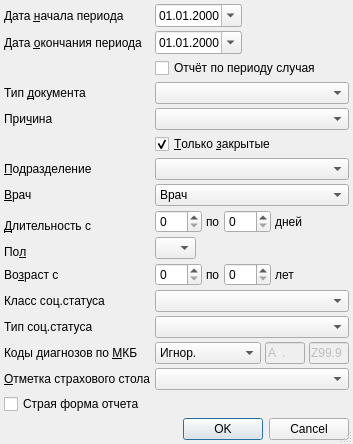
<?xml version="1.0" encoding="UTF-8"?>
<ui version="4.0">
 <class>TempInvalidSetupDialog</class>
 <widget class="QDialog" name="TempInvalidSetupDialog">
  <property name="windowModality">
   <enum>Qt::ApplicationModal</enum>
  </property>
  <property name="geometry">
   <rect>
    <x>0</x>
    <y>0</y>
    <width>346</width>
    <height>420</height>
   </rect>
  </property>
  <property name="windowTitle">
   <string>параметры отчёта</string>
  </property>
  <property name="sizeGripEnabled">
   <bool>true</bool>
  </property>
  <layout class="QGridLayout">
   <property name="margin">
    <number>4</number>
   </property>
   <property name="spacing">
    <number>4</number>
   </property>
   <item row="8" column="0" rowspan="2">
    <widget class="QLabel" name="lblDuration">
     <property name="text">
      <string>&amp;Длительность с</string>
     </property>
     <property name="buddy">
      <cstring>edtDurationFrom</cstring>
     </property>
    </widget>
   </item>
   <item row="8" column="1" colspan="2">
    <widget class="QFrame" name="frmDuration">
     <property name="frameShape">
      <enum>QFrame::NoFrame</enum>
     </property>
     <property name="frameShadow">
      <enum>QFrame::Raised</enum>
     </property>
     <layout class="QHBoxLayout">
      <property name="spacing">
       <number>4</number>
      </property>
      <property name="margin">
       <number>0</number>
      </property>
      <item>
       <widget class="QSpinBox" name="edtDurationFrom">
        <property name="sizePolicy">
         <sizepolicy hsizetype="Preferred" vsizetype="Fixed">
          <horstretch>0</horstretch>
          <verstretch>0</verstretch>
         </sizepolicy>
        </property>
        <property name="maximum">
         <number>366</number>
        </property>
       </widget>
      </item>
      <item>
       <widget class="QLabel" name="lblDurationTo">
        <property name="text">
         <string>по</string>
        </property>
        <property name="buddy">
         <cstring>edtDurationTo</cstring>
        </property>
       </widget>
      </item>
      <item>
       <widget class="QSpinBox" name="edtDurationTo">
        <property name="sizePolicy">
         <sizepolicy hsizetype="Preferred" vsizetype="Fixed">
          <horstretch>0</horstretch>
          <verstretch>0</verstretch>
         </sizepolicy>
        </property>
        <property name="maximum">
         <number>366</number>
        </property>
       </widget>
      </item>
      <item>
       <widget class="QLabel" name="lblDurationDays">
        <property name="text">
         <string>дней</string>
        </property>
        <property name="buddy">
         <cstring>edtDurationTo</cstring>
        </property>
       </widget>
      </item>
      <item>
       <spacer>
        <property name="orientation">
         <enum>Qt::Horizontal</enum>
        </property>
        <property name="sizeHint" stdset="0">
         <size>
          <width>21</width>
          <height>20</height>
         </size>
        </property>
       </spacer>
      </item>
     </layout>
    </widget>
   </item>
   <item row="9" column="1" rowspan="2" colspan="2">
    <widget class="QFrame" name="frmSex">
     <property name="frameShape">
      <enum>QFrame::NoFrame</enum>
     </property>
     <property name="frameShadow">
      <enum>QFrame::Raised</enum>
     </property>
     <layout class="QHBoxLayout">
      <property name="spacing">
       <number>4</number>
      </property>
      <property name="margin">
       <number>0</number>
      </property>
      <item>
       <widget class="QComboBox" name="cmbSex">
        <item>
         <property name="text">
          <string/>
         </property>
        </item>
        <item>
         <property name="text">
          <string>М</string>
         </property>
        </item>
        <item>
         <property name="text">
          <string>Ж</string>
         </property>
        </item>
       </widget>
      </item>
      <item>
       <spacer>
        <property name="orientation">
         <enum>Qt::Horizontal</enum>
        </property>
        <property name="sizeHint" stdset="0">
         <size>
          <width>21</width>
          <height>20</height>
         </size>
        </property>
       </spacer>
      </item>
     </layout>
    </widget>
   </item>
   <item row="11" column="1" colspan="2">
    <widget class="QFrame" name="frmAge">
     <property name="frameShape">
      <enum>QFrame::NoFrame</enum>
     </property>
     <property name="frameShadow">
      <enum>QFrame::Raised</enum>
     </property>
     <layout class="QHBoxLayout">
      <property name="spacing">
       <number>4</number>
      </property>
      <property name="margin">
       <number>0</number>
      </property>
      <item>
       <widget class="QSpinBox" name="edtAgeFrom">
        <property name="sizePolicy">
         <sizepolicy hsizetype="Preferred" vsizetype="Fixed">
          <horstretch>0</horstretch>
          <verstretch>0</verstretch>
         </sizepolicy>
        </property>
        <property name="maximum">
         <number>150</number>
        </property>
       </widget>
      </item>
      <item>
       <widget class="QLabel" name="lblAgeTo">
        <property name="text">
         <string>по</string>
        </property>
        <property name="buddy">
         <cstring>edtAgeTo</cstring>
        </property>
       </widget>
      </item>
      <item>
       <widget class="QSpinBox" name="edtAgeTo">
        <property name="sizePolicy">
         <sizepolicy hsizetype="Preferred" vsizetype="Fixed">
          <horstretch>0</horstretch>
          <verstretch>0</verstretch>
         </sizepolicy>
        </property>
        <property name="maximum">
         <number>150</number>
        </property>
       </widget>
      </item>
      <item>
       <widget class="QLabel" name="lblAgeYears">
        <property name="text">
         <string>лет</string>
        </property>
        <property name="buddy">
         <cstring>edtAgeTo</cstring>
        </property>
       </widget>
      </item>
      <item>
       <spacer>
        <property name="orientation">
         <enum>Qt::Horizontal</enum>
        </property>
        <property name="sizeHint" stdset="0">
         <size>
          <width>21</width>
          <height>20</height>
         </size>
        </property>
       </spacer>
      </item>
     </layout>
    </widget>
   </item>
   <item row="15" column="1" colspan="2">
    <widget class="QFrame" name="frmMKB">
     <property name="frameShape">
      <enum>QFrame::NoFrame</enum>
     </property>
     <property name="frameShadow">
      <enum>QFrame::Raised</enum>
     </property>
     <layout class="QGridLayout">
      <property name="horizontalSpacing">
       <number>4</number>
      </property>
      <property name="verticalSpacing">
       <number>0</number>
      </property>
      <property name="margin">
       <number>0</number>
      </property>
      <item row="0" column="0">
       <widget class="QComboBox" name="cmbMKBFilter">
        <item>
         <property name="text">
          <string>Игнор.</string>
         </property>
        </item>
        <item>
         <property name="text">
          <string>Интервал</string>
         </property>
        </item>
        <item>
         <property name="text">
          <string>Без диагноза</string>
         </property>
        </item>
       </widget>
      </item>
      <item row="0" column="1">
       <widget class="CICDCodeEdit" name="edtMKBFrom">
        <property name="enabled">
         <bool>false</bool>
        </property>
        <property name="sizePolicy">
         <sizepolicy hsizetype="Fixed" vsizetype="Fixed">
          <horstretch>0</horstretch>
          <verstretch>0</verstretch>
         </sizepolicy>
        </property>
        <property name="maximumSize">
         <size>
          <width>40</width>
          <height>16777215</height>
         </size>
        </property>
        <property name="inputMask">
         <string>a00.00; </string>
        </property>
        <property name="text">
         <string>A.</string>
        </property>
        <property name="maxLength">
         <number>6</number>
        </property>
       </widget>
      </item>
      <item row="0" column="2">
       <widget class="CICDCodeEdit" name="edtMKBTo">
        <property name="enabled">
         <bool>false</bool>
        </property>
        <property name="sizePolicy">
         <sizepolicy hsizetype="Fixed" vsizetype="Fixed">
          <horstretch>0</horstretch>
          <verstretch>0</verstretch>
         </sizepolicy>
        </property>
        <property name="maximumSize">
         <size>
          <width>40</width>
          <height>16777215</height>
         </size>
        </property>
        <property name="inputMask">
         <string>a00.00; </string>
        </property>
        <property name="text">
         <string>Z99.9</string>
        </property>
        <property name="maxLength">
         <number>6</number>
        </property>
       </widget>
      </item>
      <item row="0" column="3">
       <spacer>
        <property name="orientation">
         <enum>Qt::Horizontal</enum>
        </property>
        <property name="sizeHint" stdset="0">
         <size>
          <width>40</width>
          <height>20</height>
         </size>
        </property>
       </spacer>
      </item>
     </layout>
    </widget>
   </item>
   <item row="0" column="1">
    <widget class="CDateEdit" name="edtBegDate">
     <property name="sizePolicy">
      <sizepolicy hsizetype="Maximum" vsizetype="Fixed">
       <horstretch>0</horstretch>
       <verstretch>0</verstretch>
      </sizepolicy>
     </property>
     <property name="displayFormat">
      <string>dd.MM.yyyy</string>
     </property>
     <property name="calendarPopup">
      <bool>true</bool>
     </property>
    </widget>
   </item>
   <item row="3" column="0">
    <widget class="QLabel" name="lblDocType">
     <property name="text">
      <string>Тип &amp;документа</string>
     </property>
     <property name="buddy">
      <cstring>cmbDoctype</cstring>
     </property>
    </widget>
   </item>
   <item row="1" column="2">
    <spacer>
     <property name="orientation">
      <enum>Qt::Horizontal</enum>
     </property>
     <property name="sizeHint" stdset="0">
      <size>
       <width>101</width>
       <height>20</height>
      </size>
     </property>
    </spacer>
   </item>
   <item row="1" column="1">
    <widget class="CDateEdit" name="edtEndDate">
     <property name="sizePolicy">
      <sizepolicy hsizetype="Maximum" vsizetype="Fixed">
       <horstretch>0</horstretch>
       <verstretch>0</verstretch>
      </sizepolicy>
     </property>
     <property name="displayFormat">
      <string>dd.MM.yyyy</string>
     </property>
     <property name="calendarPopup">
      <bool>true</bool>
     </property>
    </widget>
   </item>
   <item row="1" column="0">
    <widget class="QLabel" name="lblEndDate">
     <property name="text">
      <string>Дата &amp;окончания периода</string>
     </property>
     <property name="buddy">
      <cstring>edtEndDate</cstring>
     </property>
    </widget>
   </item>
   <item row="0" column="2">
    <spacer>
     <property name="orientation">
      <enum>Qt::Horizontal</enum>
     </property>
     <property name="sizeHint" stdset="0">
      <size>
       <width>101</width>
       <height>20</height>
      </size>
     </property>
    </spacer>
   </item>
   <item row="0" column="0">
    <widget class="QLabel" name="lblBegDate">
     <property name="text">
      <string>Дата &amp;начала периода</string>
     </property>
     <property name="buddy">
      <cstring>edtBegDate</cstring>
     </property>
    </widget>
   </item>
   <item row="3" column="1" colspan="2">
    <widget class="CRBComboBox" name="cmbDoctype"/>
   </item>
   <item row="4" column="0">
    <widget class="QLabel" name="lblTempInvalidReason">
     <property name="text">
      <string>При&amp;чина</string>
     </property>
     <property name="buddy">
      <cstring>cmbReason</cstring>
     </property>
    </widget>
   </item>
   <item row="4" column="1" colspan="2">
    <widget class="CRBComboBox" name="cmbReason"/>
   </item>
   <item row="5" column="1" colspan="2">
    <widget class="QCheckBox" name="chkOnlyClosed">
     <property name="text">
      <string>&amp;Только &amp;закрытые</string>
     </property>
     <property name="checked">
      <bool>true</bool>
     </property>
    </widget>
   </item>
   <item row="6" column="0">
    <widget class="QLabel" name="lblOrgStructure">
     <property name="text">
      <string>&amp;Подразделение</string>
     </property>
     <property name="buddy">
      <cstring>cmbOrgStructure</cstring>
     </property>
    </widget>
   </item>
   <item row="6" column="1" colspan="2">
    <widget class="COrgStructureComboBox" name="cmbOrgStructure"/>
   </item>
   <item row="7" column="0">
    <widget class="QLabel" name="lblPerson">
     <property name="text">
      <string>&amp;Врач</string>
     </property>
     <property name="buddy">
      <cstring>cmbPerson</cstring>
     </property>
    </widget>
   </item>
   <item row="7" column="1" colspan="2">
    <widget class="CPersonComboBoxEx" name="cmbPerson">
     <item>
      <property name="text">
       <string>Врач</string>
      </property>
     </item>
    </widget>
   </item>
   <item row="10" column="0">
    <widget class="QLabel" name="lblSex">
     <property name="text">
      <string>По&amp;л</string>
     </property>
     <property name="buddy">
      <cstring>cmbSex</cstring>
     </property>
    </widget>
   </item>
   <item row="11" column="0">
    <widget class="QLabel" name="lblAge">
     <property name="text">
      <string>Во&amp;зраст с</string>
     </property>
     <property name="buddy">
      <cstring>edtAgeFrom</cstring>
     </property>
    </widget>
   </item>
   <item row="15" column="0">
    <widget class="QLabel" name="lblMKB">
     <property name="text">
      <string>Коды диагнозов по &amp;МКБ</string>
     </property>
     <property name="buddy">
      <cstring>cmbMKBFilter</cstring>
     </property>
    </widget>
   </item>
   <item row="18" column="0">
    <spacer>
     <property name="orientation">
      <enum>Qt::Vertical</enum>
     </property>
     <property name="sizeHint" stdset="0">
      <size>
       <width>21</width>
       <height>21</height>
      </size>
     </property>
    </spacer>
   </item>
   <item row="19" column="0" colspan="3">
    <widget class="QDialogButtonBox" name="buttonBox">
     <property name="orientation">
      <enum>Qt::Horizontal</enum>
     </property>
     <property name="standardButtons">
      <set>QDialogButtonBox::Cancel|QDialogButtonBox::Ok</set>
     </property>
    </widget>
   </item>
   <item row="16" column="0">
    <widget class="QLabel" name="lblInsuranceOfficeMark">
     <property name="text">
      <string>&amp;Отметка страхового стола</string>
     </property>
     <property name="buddy">
      <cstring>cmbInsuranceOfficeMark</cstring>
     </property>
    </widget>
   </item>
   <item row="16" column="1" colspan="2">
    <widget class="QComboBox" name="cmbInsuranceOfficeMark">
     <item>
      <property name="text">
       <string/>
      </property>
     </item>
     <item>
      <property name="text">
       <string>без отметки</string>
      </property>
     </item>
     <item>
      <property name="text">
       <string>с отметкой</string>
      </property>
     </item>
    </widget>
   </item>
   <item row="2" column="1" colspan="2">
    <widget class="QCheckBox" name="chkByPeriod">
     <property name="toolTip">
      <string>&lt;!DOCTYPE HTML PUBLIC &quot;-//W3C//DTD HTML 4.0//EN&quot; &quot;http://www.w3.org/TR/REC-html40/strict.dtd&quot;&gt;
&lt;html&gt;&lt;head&gt;&lt;meta name=&quot;qrichtext&quot; content=&quot;1&quot; /&gt;&lt;style type=&quot;text/css&quot;&gt;
p, li { white-space: pre-wrap; }
&lt;/style&gt;&lt;/head&gt;&lt;body style=&quot; font-family:'MS Shell Dlg 2'; font-size:8.25pt; font-weight:400; font-style:normal;&quot;&gt;
&lt;p style=&quot; margin-top:0px; margin-bottom:0px; margin-left:0px; margin-right:0px; -qt-block-indent:0; text-indent:0px; font-size:8pt;&quot;&gt;Если отметка &lt;span style=&quot; font-weight:600;&quot;&gt;стоит&lt;/span&gt;, то для отчёта &lt;br /&gt;выбираются документы ВУТ с &lt;span style=&quot; font-weight:600;&quot;&gt;периодом, &lt;/span&gt;&lt;/p&gt;
&lt;p style=&quot; margin-top:0px; margin-bottom:0px; margin-left:0px; margin-right:0px; -qt-block-indent:0; text-indent:0px; font-size:8pt; font-weight:600;&quot;&gt;пересекающимя с периодом отчёта&lt;/p&gt;
&lt;p style=&quot;-qt-paragraph-type:empty; margin-top:0px; margin-bottom:0px; margin-left:0px; margin-right:0px; -qt-block-indent:0; text-indent:0px; font-size:8pt;&quot;&gt;&lt;/p&gt;
&lt;p style=&quot; margin-top:0px; margin-bottom:0px; margin-left:0px; margin-right:0px; -qt-block-indent:0; text-indent:0px; font-size:8pt;&quot;&gt;Если отметка &lt;span style=&quot; font-weight:600;&quot;&gt;снята&lt;/span&gt;, то для отчёта &lt;/p&gt;
&lt;p style=&quot; margin-top:0px; margin-bottom:0px; margin-left:0px; margin-right:0px; -qt-block-indent:0; text-indent:0px; font-size:8pt;&quot;&gt;выбираются документы ВУТ &lt;/p&gt;
&lt;p style=&quot; margin-top:0px; margin-bottom:0px; margin-left:0px; margin-right:0px; -qt-block-indent:0; text-indent:0px; font-size:8pt;&quot;&gt;&lt;span style=&quot; font-weight:600;&quot;&gt;закрытые в периоде отчёта&lt;/span&gt;&lt;/p&gt;
&lt;p style=&quot;-qt-paragraph-type:empty; margin-top:0px; margin-bottom:0px; margin-left:0px; margin-right:0px; -qt-block-indent:0; text-indent:0px; font-size:8pt;&quot;&gt;&lt;/p&gt;&lt;/body&gt;&lt;/html&gt;</string>
     </property>
     <property name="text">
      <string>Отчёт по периоду случая</string>
     </property>
    </widget>
   </item>
   <item row="12" column="1" colspan="2">
    <widget class="CSocStatusComboBox" name="cmbSocStatusClass"/>
   </item>
   <item row="12" column="0">
    <widget class="QLabel" name="lblSocStatusClass">
     <property name="text">
      <string>Класс соц.статуса</string>
     </property>
     <property name="buddy">
      <cstring>cmbSocStatusClass</cstring>
     </property>
    </widget>
   </item>
   <item row="14" column="0">
    <widget class="QLabel" name="lblSocStatusType">
     <property name="text">
      <string>Тип соц.статуса</string>
     </property>
     <property name="buddy">
      <cstring>cmbSocStatusType</cstring>
     </property>
    </widget>
   </item>
   <item row="14" column="1" colspan="2">
    <widget class="CRBComboBox" name="cmbSocStatusType"/>
   </item>
   <item row="17" column="0" colspan="2">
    <widget class="QCheckBox" name="chkOldForm">
     <property name="text">
      <string>Страя форма отчета</string>
     </property>
    </widget>
   </item>
  </layout>
 </widget>
 <customwidgets>
  <customwidget>
   <class>CDateEdit</class>
   <extends>QDateEdit</extends>
   <header>library/DateEdit</header>
  </customwidget>
  <customwidget>
   <class>COrgStructureComboBox</class>
   <extends>QComboBox</extends>
   <header>Orgs/OrgStructComboBoxes.h</header>
  </customwidget>
  <customwidget>
   <class>CPersonComboBoxEx</class>
   <extends>QComboBox</extends>
   <header>Orgs/PersonComboBoxEx.h</header>
  </customwidget>
  <customwidget>
   <class>CICDCodeEdit</class>
   <extends>QLineEdit</extends>
   <header>library/ICDCodeEdit.h</header>
  </customwidget>
  <customwidget>
   <class>CRBComboBox</class>
   <extends>QComboBox</extends>
   <header>library/crbcombobox.h</header>
  </customwidget>
  <customwidget>
   <class>CSocStatusComboBox</class>
   <extends>QComboBox</extends>
   <header>Registry/SocStatusComboBox.h</header>
  </customwidget>
 </customwidgets>
 <tabstops>
  <tabstop>edtBegDate</tabstop>
  <tabstop>edtEndDate</tabstop>
  <tabstop>chkByPeriod</tabstop>
  <tabstop>cmbDoctype</tabstop>
  <tabstop>cmbReason</tabstop>
  <tabstop>chkOnlyClosed</tabstop>
  <tabstop>cmbOrgStructure</tabstop>
  <tabstop>cmbPerson</tabstop>
  <tabstop>edtDurationFrom</tabstop>
  <tabstop>edtDurationTo</tabstop>
  <tabstop>cmbSex</tabstop>
  <tabstop>edtAgeFrom</tabstop>
  <tabstop>edtAgeTo</tabstop>
  <tabstop>cmbSocStatusClass</tabstop>
  <tabstop>cmbSocStatusType</tabstop>
  <tabstop>cmbMKBFilter</tabstop>
  <tabstop>edtMKBFrom</tabstop>
  <tabstop>edtMKBTo</tabstop>
  <tabstop>cmbInsuranceOfficeMark</tabstop>
  <tabstop>buttonBox</tabstop>
 </tabstops>
 <resources/>
 <connections>
  <connection>
   <sender>buttonBox</sender>
   <signal>accepted()</signal>
   <receiver>TempInvalidSetupDialog</receiver>
   <slot>accept()</slot>
   <hints>
    <hint type="sourcelabel">
     <x>186</x>
     <y>254</y>
    </hint>
    <hint type="destinationlabel">
     <x>119</x>
     <y>239</y>
    </hint>
   </hints>
  </connection>
  <connection>
   <sender>buttonBox</sender>
   <signal>rejected()</signal>
   <receiver>TempInvalidSetupDialog</receiver>
   <slot>reject()</slot>
   <hints>
    <hint type="sourcelabel">
     <x>278</x>
     <y>254</y>
    </hint>
    <hint type="destinationlabel">
     <x>316</x>
     <y>234</y>
    </hint>
   </hints>
  </connection>
 </connections>
</ui>
